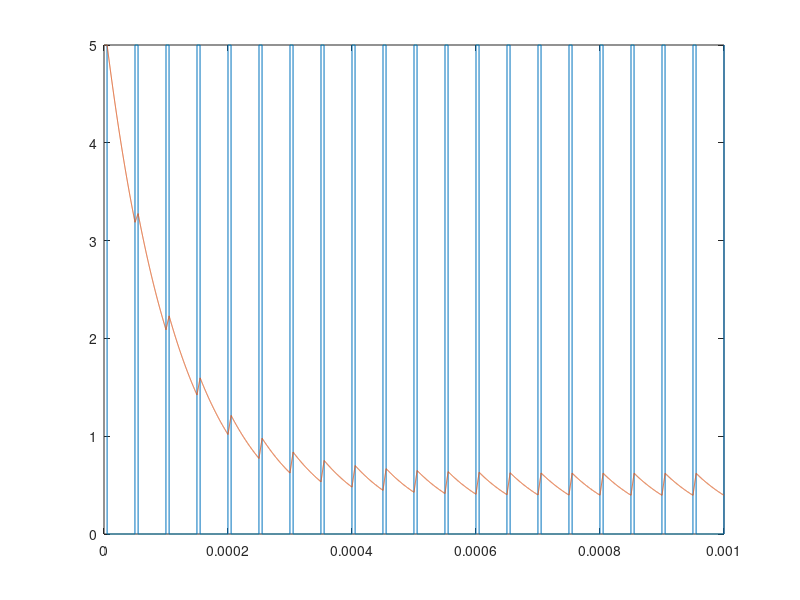

Write the MATLAB code that produced this figure.
clear all
close all
clc
tau = 0.0001;
dt = 0.0000001;
t = 0:dt:0.001;
f = 20000;
T = 1/f;
y = zeros(1,length(t));
t_start=0;
k = 0.1;
for i=1:length(t)
    t_start = t_start + dt;
    if t_start < k*T
         y(i)=5;
    end
    if t_start>T
        t_start = 0;
    end
end
% y_sin = sin(2*pi*f*t);
% y = 5*(y_sin>0);
out = zeros(1,length(t))
out(1) = y(1);
for i = 1:length(t)-1
    out(i+1) = ((y(i)-out(i))/tau)*dt + out(i); 
end
figure
plot(t,y, t,out)
